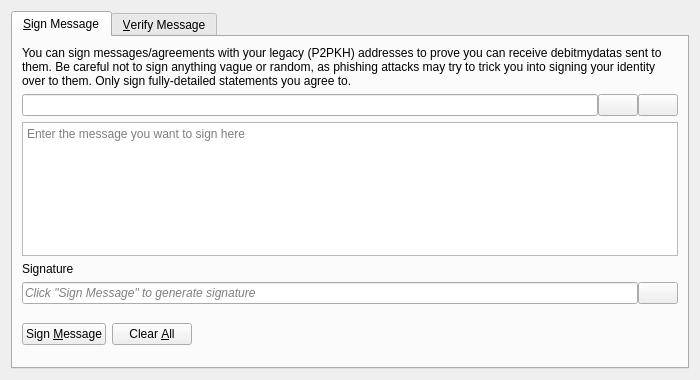
<?xml version="1.0" encoding="UTF-8"?>
<ui version="4.0">
 <class>SignVerifyMessageDialog</class>
 <widget class="QDialog" name="SignVerifyMessageDialog">
  <property name="geometry">
   <rect>
    <x>0</x>
    <y>0</y>
    <width>700</width>
    <height>380</height>
   </rect>
  </property>
  <property name="windowTitle">
   <string>Signatures - Sign / Verify a Message</string>
  </property>
  <property name="modal">
   <bool>true</bool>
  </property>
  <layout class="QVBoxLayout" name="verticalLayout">
   <item>
    <widget class="QTabWidget" name="tabWidget">
     <property name="currentIndex">
      <number>0</number>
     </property>
     <widget class="QWidget" name="tabSignMessage">
      <attribute name="title">
       <string>&amp;Sign Message</string>
      </attribute>
      <layout class="QVBoxLayout" name="verticalLayout_SM">
       <item>
        <widget class="QLabel" name="infoLabel_SM">
         <property name="text">
          <string>You can sign messages/agreements with your legacy (P2PKH) addresses to prove you can receive debitmydatas sent to them. Be careful not to sign anything vague or random, as phishing attacks may try to trick you into signing your identity over to them. Only sign fully-detailed statements you agree to.</string>
         </property>
         <property name="textFormat">
          <enum>Qt::PlainText</enum>
         </property>
         <property name="wordWrap">
          <bool>true</bool>
         </property>
        </widget>
       </item>
       <item>
        <layout class="QHBoxLayout" name="horizontalLayout_1_SM">
         <property name="spacing">
          <number>0</number>
         </property>
         <item>
          <widget class="QValidatedLineEdit" name="addressIn_SM">
           <property name="toolTip">
            <string>The DebitMyData address to sign the message with</string>
           </property>
          </widget>
         </item>
         <item>
          <widget class="QPushButton" name="addressBookButton_SM">
           <property name="toolTip">
            <string>Choose previously used address</string>
           </property>
           <property name="text">
            <string/>
           </property>
           <property name="icon">
            <iconset resource="../debitmydata.qrc">
             <normaloff>:/icons/address-book</normaloff>:/icons/address-book</iconset>
           </property>
           <property name="shortcut">
            <string>Alt+A</string>
           </property>
           <property name="autoDefault">
            <bool>false</bool>
           </property>
          </widget>
         </item>
         <item>
          <widget class="QPushButton" name="pasteButton_SM">
           <property name="toolTip">
            <string>Paste address from clipboard</string>
           </property>
           <property name="text">
            <string/>
           </property>
           <property name="icon">
            <iconset resource="../debitmydata.qrc">
             <normaloff>:/icons/editpaste</normaloff>:/icons/editpaste</iconset>
           </property>
           <property name="shortcut">
            <string>Alt+P</string>
           </property>
           <property name="autoDefault">
            <bool>false</bool>
           </property>
          </widget>
         </item>
        </layout>
       </item>
       <item>
        <widget class="QPlainTextEdit" name="messageIn_SM">
         <property name="toolTip">
          <string>Enter the message you want to sign here</string>
         </property>
         <property name="placeholderText">
          <string>Enter the message you want to sign here</string>
         </property>
        </widget>
       </item>
       <item>
        <widget class="QLabel" name="signatureLabel_SM">
         <property name="text">
          <string>Signature</string>
         </property>
         <property name="textFormat">
          <enum>Qt::PlainText</enum>
         </property>
        </widget>
       </item>
       <item>
        <layout class="QHBoxLayout" name="horizontalLayout_2_SM">
         <property name="spacing">
          <number>0</number>
         </property>
         <item>
          <widget class="QLineEdit" name="signatureOut_SM">
           <property name="placeholderText">
            <string>Click "Sign Message" to generate signature</string>
           </property>
           <property name="font">
            <font>
             <italic>true</italic>
            </font>
           </property>
           <property name="readOnly">
            <bool>true</bool>
           </property>
          </widget>
         </item>
         <item>
          <widget class="QPushButton" name="copySignatureButton_SM">
           <property name="toolTip">
            <string>Copy the current signature to the clipboard</string>
           </property>
           <property name="text">
            <string/>
           </property>
           <property name="icon">
            <iconset resource="../debitmydata.qrc">
             <normaloff>:/icons/editcopy</normaloff>:/icons/editcopy</iconset>
           </property>
           <property name="autoDefault">
            <bool>false</bool>
           </property>
          </widget>
         </item>
        </layout>
       </item>
       <item>
        <layout class="QHBoxLayout" name="horizontalLayout_3_SM">
         <item>
          <widget class="QPushButton" name="signMessageButton_SM">
           <property name="toolTip">
            <string>Sign the message to prove you own this DebitMyData address</string>
           </property>
           <property name="text">
            <string>Sign &amp;Message</string>
           </property>
           <property name="icon">
            <iconset resource="../debitmydata.qrc">
             <normaloff>:/icons/edit</normaloff>:/icons/edit</iconset>
           </property>
           <property name="autoDefault">
            <bool>false</bool>
           </property>
          </widget>
         </item>
         <item>
          <widget class="QPushButton" name="clearButton_SM">
           <property name="toolTip">
            <string>Reset all sign message fields</string>
           </property>
           <property name="text">
            <string>Clear &amp;All</string>
           </property>
           <property name="icon">
            <iconset resource="../debitmydata.qrc">
             <normaloff>:/icons/remove</normaloff>:/icons/remove</iconset>
           </property>
           <property name="autoDefault">
            <bool>false</bool>
           </property>
          </widget>
         </item>
         <item>
          <spacer name="horizontalSpacer_1_SM">
           <property name="orientation">
            <enum>Qt::Horizontal</enum>
           </property>
           <property name="sizeHint" stdset="0">
            <size>
             <width>40</width>
             <height>48</height>
            </size>
           </property>
          </spacer>
         </item>
         <item>
          <widget class="QLabel" name="statusLabel_SM">
           <property name="font">
            <font>
             <weight>75</weight>
             <bold>true</bold>
            </font>
           </property>
           <property name="text">
            <string/>
           </property>
           <property name="wordWrap">
            <bool>true</bool>
           </property>
          </widget>
         </item>
         <item>
          <spacer name="horizontalSpacer_2_SM">
           <property name="orientation">
            <enum>Qt::Horizontal</enum>
           </property>
           <property name="sizeHint" stdset="0">
            <size>
             <width>40</width>
             <height>48</height>
            </size>
           </property>
          </spacer>
         </item>
        </layout>
       </item>
      </layout>
     </widget>
     <widget class="QWidget" name="tabVerifyMessage">
      <attribute name="title">
       <string>&amp;Verify Message</string>
      </attribute>
      <layout class="QVBoxLayout" name="verticalLayout_VM">
       <item>
        <widget class="QLabel" name="infoLabel_VM">
         <property name="text">
          <string>Enter the receiver's address, message (ensure you copy line breaks, spaces, tabs, etc. exactly) and signature below to verify the message. Be careful not to read more into the signature than what is in the signed message itself, to avoid being tricked by a man-in-the-middle attack. Note that this only proves the signing party receives with the address, it cannot prove sendership of any transaction!</string>
         </property>
         <property name="textFormat">
          <enum>Qt::PlainText</enum>
         </property>
         <property name="alignment">
          <set>Qt::AlignLeading|Qt::AlignLeft|Qt::AlignTop</set>
         </property>
         <property name="wordWrap">
          <bool>true</bool>
         </property>
        </widget>
       </item>
       <item>
        <layout class="QHBoxLayout" name="horizontalLayout_1_VM">
         <property name="spacing">
          <number>0</number>
         </property>
         <item>
          <widget class="QValidatedLineEdit" name="addressIn_VM">
           <property name="toolTip">
            <string>The DebitMyData address the message was signed with</string>
           </property>
          </widget>
         </item>
         <item>
          <widget class="QPushButton" name="addressBookButton_VM">
           <property name="toolTip">
            <string>Choose previously used address</string>
           </property>
           <property name="text">
            <string/>
           </property>
           <property name="icon">
            <iconset resource="../debitmydata.qrc">
             <normaloff>:/icons/address-book</normaloff>:/icons/address-book</iconset>
           </property>
           <property name="shortcut">
            <string>Alt+A</string>
           </property>
           <property name="autoDefault">
            <bool>false</bool>
           </property>
          </widget>
         </item>
        </layout>
       </item>
       <item>
        <widget class="QPlainTextEdit" name="messageIn_VM">
          <property name="toolTip">
            <string>The signed message to verify</string>
          </property>
          <property name="placeholderText">
            <string>The signed message to verify</string>
          </property>
        </widget>
       </item>
       <item>
        <widget class="QValidatedLineEdit" name="signatureIn_VM">
          <property name="toolTip">
            <string>The signature given when the message was signed</string>
          </property>
          <property name="placeholderText">
            <string>The signature given when the message was signed</string>
          </property>
        </widget>
       </item>
       <item>
        <layout class="QHBoxLayout" name="horizontalLayout_2_VM">
         <item>
          <widget class="QPushButton" name="verifyMessageButton_VM">
           <property name="toolTip">
            <string>Verify the message to ensure it was signed with the specified DebitMyData address</string>
           </property>
           <property name="text">
            <string>Verify &amp;Message</string>
           </property>
           <property name="icon">
            <iconset resource="../debitmydata.qrc">
             <normaloff>:/icons/transaction_0</normaloff>:/icons/transaction_0</iconset>
           </property>
           <property name="autoDefault">
            <bool>false</bool>
           </property>
          </widget>
         </item>
         <item>
          <widget class="QPushButton" name="clearButton_VM">
           <property name="toolTip">
            <string>Reset all verify message fields</string>
           </property>
           <property name="text">
            <string>Clear &amp;All</string>
           </property>
           <property name="icon">
            <iconset resource="../debitmydata.qrc">
             <normaloff>:/icons/remove</normaloff>:/icons/remove</iconset>
           </property>
           <property name="autoDefault">
            <bool>false</bool>
           </property>
          </widget>
         </item>
         <item>
          <spacer name="horizontalSpacer_1_VM">
           <property name="orientation">
            <enum>Qt::Horizontal</enum>
           </property>
           <property name="sizeHint" stdset="0">
            <size>
             <width>40</width>
             <height>48</height>
            </size>
           </property>
          </spacer>
         </item>
         <item>
          <widget class="QLabel" name="statusLabel_VM">
           <property name="font">
            <font>
             <weight>75</weight>
             <bold>true</bold>
            </font>
           </property>
           <property name="text">
            <string/>
           </property>
           <property name="wordWrap">
            <bool>true</bool>
           </property>
          </widget>
         </item>
         <item>
          <spacer name="horizontalSpacer_2_VM">
           <property name="orientation">
            <enum>Qt::Horizontal</enum>
           </property>
           <property name="sizeHint" stdset="0">
            <size>
             <width>40</width>
             <height>48</height>
            </size>
           </property>
          </spacer>
         </item>
        </layout>
       </item>
      </layout>
     </widget>
    </widget>
   </item>
  </layout>
 </widget>
 <customwidgets>
  <customwidget>
   <class>QValidatedLineEdit</class>
   <extends>QLineEdit</extends>
   <header>qt/qvalidatedlineedit.h</header>
  </customwidget>
 </customwidgets>
 <resources>
  <include location="../debitmydata.qrc"/>
 </resources>
 <connections/>
</ui>
